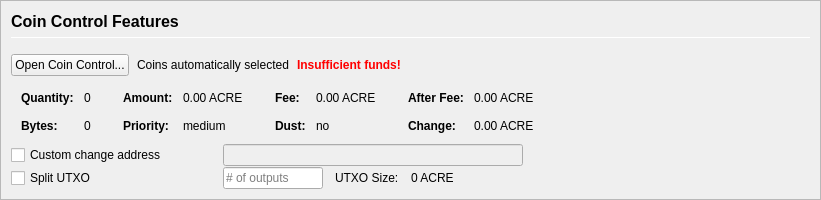
         <widget class="QFrame" name="frameCoinControl">
          <property name="sizePolicy">
           <sizepolicy hsizetype="Expanding" vsizetype="Expanding">
            <horstretch>0</horstretch>
            <verstretch>0</verstretch>
           </sizepolicy>
          </property>
          <property name="maximumSize">
           <size>
            <width>16777215</width>
            <height>16777215</height>
           </size>
          </property>
          <property name="frameShape">
           <enum>QFrame::StyledPanel</enum>
          </property>
          <property name="frameShadow">
           <enum>QFrame::Sunken</enum>
          </property>
          <layout class="QVBoxLayout" name="verticalLayoutCoinControl2">
           <property name="spacing">
            <number>0</number>
           </property>
           <property name="leftMargin">
            <number>0</number>
           </property>
           <property name="topMargin">
            <number>0</number>
           </property>
           <property name="rightMargin">
            <number>0</number>
           </property>
           <property name="bottomMargin">
            <number>0</number>
           </property>
           <item>
            <widget class="QFrame" name="frameCoinControl_BG">
             <layout class="QVBoxLayout" name="verticalLayoutCoinControl" stretch="0,0,0,0,0,0">
              <property name="spacing">
               <number>1</number>
              </property>
              <property name="leftMargin">
               <number>10</number>
              </property>
              <property name="topMargin">
               <number>10</number>
              </property>
              <item>
               <layout class="QHBoxLayout" name="horizontalLayoutCoinControl1">
                <property name="bottomMargin">
                 <number>15</number>
                </property>
                <item>
                 <layout class="QVBoxLayout" name="verticalLayout_3">
                  <property name="spacing">
                   <number>6</number>
                  </property>
                  <item>
                   <widget class="QLabel" name="labelCoinControlFeatures">
                    <property name="sizePolicy">
                     <sizepolicy hsizetype="Preferred" vsizetype="Maximum">
                      <horstretch>0</horstretch>
                      <verstretch>0</verstretch>
                     </sizepolicy>
                    </property>
                    <property name="minimumSize">
                     <size>
                      <width>0</width>
                      <height>20</height>
                     </size>
                    </property>
                    <property name="font">
                     <font>
                      <pointsize>12</pointsize>
                      <weight>75</weight>
                      <bold>true</bold>
                     </font>
                    </property>
                    <property name="styleSheet">
                     <string notr="true">font-weight:bold;</string>
                    </property>
                    <property name="text">
                     <string>Coin Control Features</string>
                    </property>
                   </widget>
                  </item>
                  <item>
                   <widget class="Line" name="line">
                    <property name="minimumSize">
                     <size>
                      <width>0</width>
                      <height>1</height>
                     </size>
                    </property>
                    <property name="maximumSize">
                     <size>
                      <width>16777215</width>
                      <height>1</height>
                     </size>
                    </property>
                    <property name="orientation">
                     <enum>Qt::Horizontal</enum>
                    </property>
                   </widget>
                  </item>
                 </layout>
                </item>
               </layout>
              </item>
              <item>
               <layout class="QHBoxLayout" name="horizontalLayoutCoinControl2" stretch="0,0,0,0">
                <property name="spacing">
                 <number>8</number>
                </property>
                <property name="bottomMargin">
                 <number>10</number>
                </property>
                <item>
                 <widget class="QPushButton" name="pushButtonCoinControl">
                  <property name="styleSheet">
                   <string notr="true"/>
                  </property>
                  <property name="text">
                   <string>Open Coin Control...</string>
                  </property>
                  <property name="autoDefault">
                   <bool>false</bool>
                  </property>
                 </widget>
                </item>
                <item>
                 <widget class="QLabel" name="labelCoinControlAutomaticallySelected">
                  <property name="text">
                   <string>Coins automatically selected</string>
                  </property>
                  <property name="margin">
                   <number>5</number>
                  </property>
                 </widget>
                </item>
                <item>
                 <widget class="QLabel" name="labelCoinControlInsuffFunds">
                  <property name="font">
                   <font>
                    <weight>75</weight>
                    <bold>true</bold>
                   </font>
                  </property>
                  <property name="styleSheet">
                   <string notr="true">color:red;font-weight:bold;</string>
                  </property>
                  <property name="text">
                   <string>Insufficient funds!</string>
                  </property>
                  <property name="margin">
                   <number>5</number>
                  </property>
                 </widget>
                </item>
                <item>
                 <spacer name="horizontalSpacerCoinControl">
                  <property name="orientation">
                   <enum>Qt::Horizontal</enum>
                  </property>
                  <property name="sizeHint" stdset="0">
                   <size>
                    <width>40</width>
                    <height>1</height>
                   </size>
                  </property>
                 </spacer>
                </item>
               </layout>
              </item>
              <item>
               <widget class="QWidget" name="widgetCoinControl" native="true">
                <property name="sizePolicy">
                 <sizepolicy hsizetype="Preferred" vsizetype="Preferred">
                  <horstretch>0</horstretch>
                  <verstretch>0</verstretch>
                 </sizepolicy>
                </property>
                <property name="minimumSize">
                 <size>
                  <width>0</width>
                  <height>0</height>
                 </size>
                </property>
                <property name="styleSheet">
                 <string notr="true"/>
                </property>
                <layout class="QHBoxLayout" name="horizontalLayoutCoinControl5">
                 <property name="leftMargin">
                  <number>0</number>
                 </property>
                 <property name="topMargin">
                  <number>0</number>
                 </property>
                 <property name="rightMargin">
                  <number>0</number>
                 </property>
                 <property name="bottomMargin">
                  <number>0</number>
                 </property>
                 <item>
                  <layout class="QHBoxLayout" name="horizontalLayoutCoinControl3" stretch="0,0,0,1">
                   <property name="spacing">
                    <number>20</number>
                   </property>
                   <property name="topMargin">
                    <number>0</number>
                   </property>
                   <property name="bottomMargin">
                    <number>10</number>
                   </property>
                   <item>
                    <layout class="QFormLayout" name="formLayoutCoinControl1">
                     <property name="horizontalSpacing">
                      <number>10</number>
                     </property>
                     <property name="verticalSpacing">
                      <number>14</number>
                     </property>
                     <property name="leftMargin">
                      <number>10</number>
                     </property>
                     <property name="topMargin">
                      <number>4</number>
                     </property>
                     <property name="rightMargin">
                      <number>6</number>
                     </property>
                     <item row="0" column="0">
                      <widget class="QLabel" name="labelCoinControlQuantityText">
                       <property name="font">
                        <font>
                         <weight>75</weight>
                         <bold>true</bold>
                        </font>
                       </property>
                       <property name="text">
                        <string>Quantity:</string>
                       </property>
                       <property name="margin">
                        <number>0</number>
                       </property>
                      </widget>
                     </item>
                     <item row="0" column="1">
                      <widget class="QLabel" name="labelCoinControlQuantity">
                       <property name="cursor">
                        <cursorShape>IBeamCursor</cursorShape>
                       </property>
                       <property name="contextMenuPolicy">
                        <enum>Qt::ActionsContextMenu</enum>
                       </property>
                       <property name="text">
                        <string notr="true">0</string>
                       </property>
                       <property name="margin">
                        <number>0</number>
                       </property>
                       <property name="textInteractionFlags">
                        <set>Qt::LinksAccessibleByMouse|Qt::TextSelectableByKeyboard|Qt::TextSelectableByMouse</set>
                       </property>
                      </widget>
                     </item>
                     <item row="1" column="0">
                      <widget class="QLabel" name="labelCoinControlBytesText">
                       <property name="font">
                        <font>
                         <weight>75</weight>
                         <bold>true</bold>
                        </font>
                       </property>
                       <property name="text">
                        <string>Bytes:</string>
                       </property>
                      </widget>
                     </item>
                     <item row="1" column="1">
                      <widget class="QLabel" name="labelCoinControlBytes">
                       <property name="cursor">
                        <cursorShape>IBeamCursor</cursorShape>
                       </property>
                       <property name="contextMenuPolicy">
                        <enum>Qt::ActionsContextMenu</enum>
                       </property>
                       <property name="text">
                        <string notr="true">0</string>
                       </property>
                       <property name="textInteractionFlags">
                        <set>Qt::LinksAccessibleByMouse|Qt::TextSelectableByKeyboard|Qt::TextSelectableByMouse</set>
                       </property>
                      </widget>
                     </item>
                    </layout>
                   </item>
                   <item>
                    <layout class="QFormLayout" name="formLayoutCoinControl2">
                     <property name="horizontalSpacing">
                      <number>10</number>
                     </property>
                     <property name="verticalSpacing">
                      <number>14</number>
                     </property>
                     <property name="leftMargin">
                      <number>6</number>
                     </property>
                     <property name="topMargin">
                      <number>4</number>
                     </property>
                     <property name="rightMargin">
                      <number>6</number>
                     </property>
                     <item row="0" column="0">
                      <widget class="QLabel" name="labelCoinControlAmountText">
                       <property name="font">
                        <font>
                         <weight>75</weight>
                         <bold>true</bold>
                        </font>
                       </property>
                       <property name="text">
                        <string>Amount:</string>
                       </property>
                       <property name="margin">
                        <number>0</number>
                       </property>
                      </widget>
                     </item>
                     <item row="0" column="1">
                      <widget class="QLabel" name="labelCoinControlAmount">
                       <property name="cursor">
                        <cursorShape>IBeamCursor</cursorShape>
                       </property>
                       <property name="contextMenuPolicy">
                        <enum>Qt::ActionsContextMenu</enum>
                       </property>
                       <property name="text">
                        <string notr="true">0.00 ACRE</string>
                       </property>
                       <property name="textInteractionFlags">
                        <set>Qt::LinksAccessibleByMouse|Qt::TextSelectableByKeyboard|Qt::TextSelectableByMouse</set>
                       </property>
                      </widget>
                     </item>
                     <item row="1" column="0">
                      <widget class="QLabel" name="labelCoinControlPriorityText">
                       <property name="font">
                        <font>
                         <weight>75</weight>
                         <bold>true</bold>
                        </font>
                       </property>
                       <property name="text">
                        <string>Priority:</string>
                       </property>
                      </widget>
                     </item>
                     <item row="1" column="1">
                      <widget class="QLabel" name="labelCoinControlPriority">
                       <property name="cursor">
                        <cursorShape>IBeamCursor</cursorShape>
                       </property>
                       <property name="contextMenuPolicy">
                        <enum>Qt::ActionsContextMenu</enum>
                       </property>
                       <property name="text">
                        <string>medium</string>
                       </property>
                       <property name="textInteractionFlags">
                        <set>Qt::LinksAccessibleByMouse|Qt::TextSelectableByKeyboard|Qt::TextSelectableByMouse</set>
                       </property>
                      </widget>
                     </item>
                    </layout>
                   </item>
                   <item>
                    <layout class="QFormLayout" name="formLayoutCoinControl3">
                     <property name="horizontalSpacing">
                      <number>10</number>
                     </property>
                     <property name="verticalSpacing">
                      <number>14</number>
                     </property>
                     <property name="leftMargin">
                      <number>6</number>
                     </property>
                     <property name="topMargin">
                      <number>4</number>
                     </property>
                     <property name="rightMargin">
                      <number>6</number>
                     </property>
                     <item row="0" column="0">
                      <widget class="QLabel" name="labelCoinControlFeeText">
                       <property name="font">
                        <font>
                         <weight>75</weight>
                         <bold>true</bold>
                        </font>
                       </property>
                       <property name="text">
                        <string>Fee:</string>
                       </property>
                       <property name="margin">
                        <number>0</number>
                       </property>
                      </widget>
                     </item>
                     <item row="0" column="1">
                      <widget class="QLabel" name="labelCoinControlFee">
                       <property name="cursor">
                        <cursorShape>IBeamCursor</cursorShape>
                       </property>
                       <property name="contextMenuPolicy">
                        <enum>Qt::ActionsContextMenu</enum>
                       </property>
                       <property name="text">
                        <string notr="true">0.00 ACRE</string>
                       </property>
                       <property name="textInteractionFlags">
                        <set>Qt::LinksAccessibleByMouse|Qt::TextSelectableByKeyboard|Qt::TextSelectableByMouse</set>
                       </property>
                      </widget>
                     </item>
                     <item row="1" column="0">
                      <widget class="QLabel" name="labelCoinControlLowOutputText">
                       <property name="font">
                        <font>
                         <weight>75</weight>
                         <bold>true</bold>
                        </font>
                       </property>
                       <property name="text">
                        <string>Dust:</string>
                       </property>
                      </widget>
                     </item>
                     <item row="1" column="1">
                      <widget class="QLabel" name="labelCoinControlLowOutput">
                       <property name="cursor">
                        <cursorShape>IBeamCursor</cursorShape>
                       </property>
                       <property name="contextMenuPolicy">
                        <enum>Qt::ActionsContextMenu</enum>
                       </property>
                       <property name="text">
                        <string>no</string>
                       </property>
                       <property name="textInteractionFlags">
                        <set>Qt::LinksAccessibleByMouse|Qt::TextSelectableByKeyboard|Qt::TextSelectableByMouse</set>
                       </property>
                      </widget>
                     </item>
                    </layout>
                   </item>
                   <item>
                    <layout class="QFormLayout" name="formLayoutCoinControl4">
                     <property name="horizontalSpacing">
                      <number>10</number>
                     </property>
                     <property name="verticalSpacing">
                      <number>14</number>
                     </property>
                     <property name="leftMargin">
                      <number>6</number>
                     </property>
                     <property name="topMargin">
                      <number>4</number>
                     </property>
                     <property name="rightMargin">
                      <number>6</number>
                     </property>
                     <item row="0" column="0">
                      <widget class="QLabel" name="labelCoinControlAfterFeeText">
                       <property name="font">
                        <font>
                         <weight>75</weight>
                         <bold>true</bold>
                        </font>
                       </property>
                       <property name="text">
                        <string>After Fee:</string>
                       </property>
                       <property name="margin">
                        <number>0</number>
                       </property>
                      </widget>
                     </item>
                     <item row="0" column="1">
                      <widget class="QLabel" name="labelCoinControlAfterFee">
                       <property name="cursor">
                        <cursorShape>IBeamCursor</cursorShape>
                       </property>
                       <property name="contextMenuPolicy">
                        <enum>Qt::ActionsContextMenu</enum>
                       </property>
                       <property name="text">
                        <string notr="true">0.00 ACRE</string>
                       </property>
                       <property name="textInteractionFlags">
                        <set>Qt::LinksAccessibleByMouse|Qt::TextSelectableByKeyboard|Qt::TextSelectableByMouse</set>
                       </property>
                      </widget>
                     </item>
                     <item row="1" column="0">
                      <widget class="QLabel" name="labelCoinControlChangeText">
                       <property name="font">
                        <font>
                         <weight>75</weight>
                         <bold>true</bold>
                        </font>
                       </property>
                       <property name="text">
                        <string>Change:</string>
                       </property>
                      </widget>
                     </item>
                     <item row="1" column="1">
                      <widget class="QLabel" name="labelCoinControlChange">
                       <property name="cursor">
                        <cursorShape>IBeamCursor</cursorShape>
                       </property>
                       <property name="contextMenuPolicy">
                        <enum>Qt::ActionsContextMenu</enum>
                       </property>
                       <property name="text">
                        <string notr="true">0.00 ACRE</string>
                       </property>
                       <property name="textInteractionFlags">
                        <set>Qt::LinksAccessibleByMouse|Qt::TextSelectableByKeyboard|Qt::TextSelectableByMouse</set>
                       </property>
                      </widget>
                     </item>
                    </layout>
                   </item>
                  </layout>
                 </item>
                </layout>
               </widget>
              </item>
              <item>
               <layout class="QHBoxLayout" name="horizontalLayoutCoinControl4">
                <property name="spacing">
                 <number>12</number>
                </property>
                <property name="sizeConstraint">
                 <enum>QLayout::SetDefaultConstraint</enum>
                </property>
                <property name="topMargin">
                 <number>0</number>
                </property>
                <property name="rightMargin">
                 <number>0</number>
                </property>
                <item>
                 <widget class="QCheckBox" name="checkBoxCoinControlChange">
                  <property name="sizePolicy">
                   <sizepolicy hsizetype="Preferred" vsizetype="Preferred">
                    <horstretch>0</horstretch>
                    <verstretch>0</verstretch>
                   </sizepolicy>
                  </property>
                  <property name="minimumSize">
                   <size>
                    <width>200</width>
                    <height>0</height>
                   </size>
                  </property>
                  <property name="maximumSize">
                   <size>
                    <width>200</width>
                    <height>16777215</height>
                   </size>
                  </property>
                  <property name="toolTip">
                   <string>If this is activated, but the change address is empty or invalid, change will be sent to a newly generated address.</string>
                  </property>
                  <property name="text">
                   <string>Custom change address</string>
                  </property>
                 </widget>
                </item>
                <item>
                 <widget class="QValidatedLineEdit" name="lineEditCoinControlChange">
                  <property name="enabled">
                   <bool>false</bool>
                  </property>
                  <property name="sizePolicy">
                   <sizepolicy hsizetype="Preferred" vsizetype="Preferred">
                    <horstretch>0</horstretch>
                    <verstretch>0</verstretch>
                   </sizepolicy>
                  </property>
                  <property name="minimumSize">
                   <size>
                    <width>300</width>
                    <height>0</height>
                   </size>
                  </property>
                 </widget>
                </item>
                <item>
                 <widget class="QLabel" name="labelCoinControlChangeLabel">
                  <property name="sizePolicy">
                   <sizepolicy hsizetype="Preferred" vsizetype="Preferred">
                    <horstretch>0</horstretch>
                    <verstretch>0</verstretch>
                   </sizepolicy>
                  </property>
                  <property name="minimumSize">
                   <size>
                    <width>100</width>
                    <height>0</height>
                   </size>
                  </property>
                  <property name="text">
                   <string/>
                  </property>
                  <property name="margin">
                   <number>3</number>
                  </property>
                 </widget>
                </item>
               </layout>
              </item>
              <item>
               <layout class="QHBoxLayout" name="horizontalLayoutCoinControl6">
                <property name="spacing">
                 <number>12</number>
                </property>
                <property name="rightMargin">
                 <number>0</number>
                </property>
                <item>
                 <widget class="QCheckBox" name="splitBlockCheckBox">
                  <property name="sizePolicy">
                   <sizepolicy hsizetype="Preferred" vsizetype="Preferred">
                    <horstretch>0</horstretch>
                    <verstretch>0</verstretch>
                   </sizepolicy>
                  </property>
                  <property name="minimumSize">
                   <size>
                    <width>200</width>
                    <height>0</height>
                   </size>
                  </property>
                  <property name="maximumSize">
                   <size>
                    <width>200</width>
                    <height>16777215</height>
                   </size>
                  </property>
                  <property name="text">
                   <string>Split UTXO</string>
                  </property>
                 </widget>
                </item>
                <item>
                 <widget class="QLineEdit" name="splitBlockLineEdit">
                  <property name="sizePolicy">
                   <sizepolicy hsizetype="Preferred" vsizetype="Preferred">
                    <horstretch>50</horstretch>
                    <verstretch>0</verstretch>
                   </sizepolicy>
                  </property>
                  <property name="minimumSize">
                   <size>
                    <width>100</width>
                    <height>0</height>
                   </size>
                  </property>
                  <property name="maximumSize">
                   <size>
                    <width>100</width>
                    <height>16777215</height>
                   </size>
                  </property>
                  <property name="placeholderText">
                   <string># of outputs</string>
                  </property>
                 </widget>
                </item>
                <item>
                 <widget class="QLabel" name="labelBlockSizeText">
                  <property name="text">
                   <string>UTXO Size:</string>
                  </property>
                 </widget>
                </item>
                <item>
                 <widget class="QLabel" name="labelBlockSize">
                  <property name="text">
                   <string>0 ACRE</string>
                  </property>
                 </widget>
                </item>
                <item>
                 <spacer name="horizontalSpacer_7">
                  <property name="orientation">
                   <enum>Qt::Horizontal</enum>
                  </property>
                  <property name="sizeHint" stdset="0">
                   <size>
                    <width>40</width>
                    <height>20</height>
                   </size>
                  </property>
                 </spacer>
                </item>
               </layout>
              </item>
              <item>
               <spacer name="verticalSpacerCoinControl">
                <property name="orientation">
                 <enum>Qt::Vertical</enum>
                </property>
                <property name="sizeHint" stdset="0">
                 <size>
                  <width>800</width>
                  <height>1</height>
                 </size>
                </property>
               </spacer>
              </item>
             </layout>
            </widget>
           </item>
          </layout>
         </widget>
